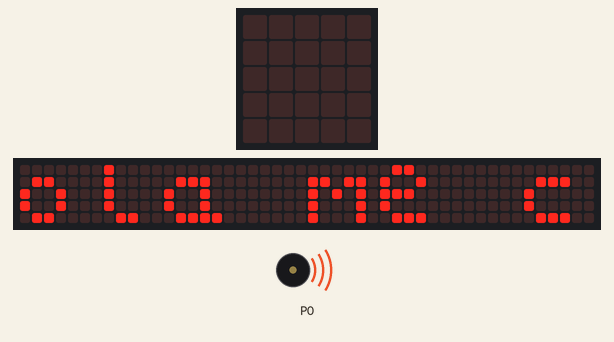
The program below on a simulated BBC micro:bit (MakeCode). Parts: the board's 5×5 LED display, a strip that is not on the board, showing the scrolling text unrolled, buzzer (waves = sounding). The 48×5 strip is a reading aid, not a part: it shows the text the display is scrolling, unrolled, one strip-width of it at a time.

Above: at 3.52 s.
At 17.2 s:
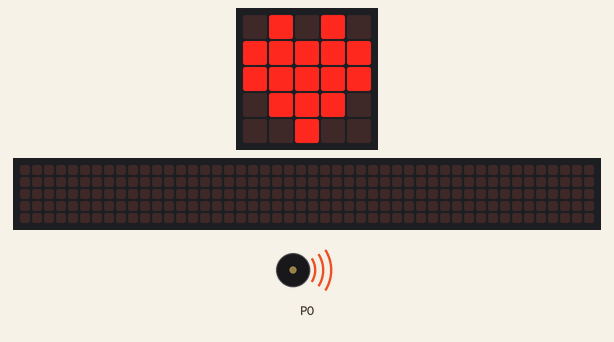
At 17.77 s:
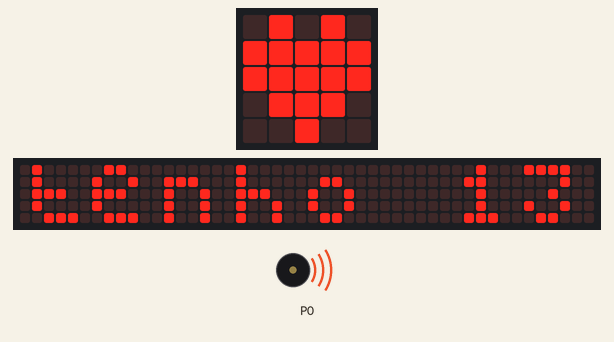
At 22.7 s:
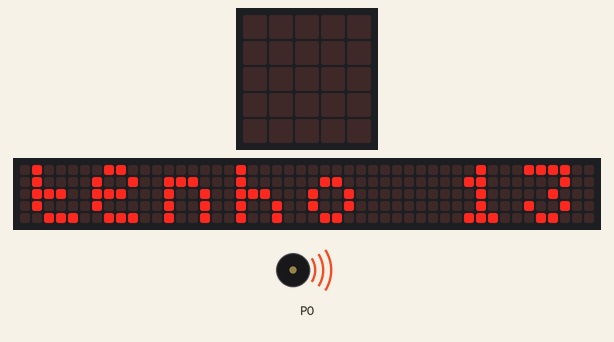
Timing chart, 0 to 40.0 s (numbered marks = the images above):
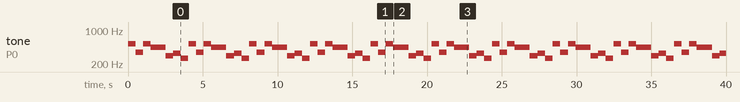

The program:

main.ts
```typescript
basic.forever(function () {
    music.play(music.stringPlayable("C5 F C5 A A D E C ", 120), music.PlaybackMode.UntilDone)
})
basic.forever(function () {
    basic.showString("ola me chamo lucas")
    basic.showIcon(IconNames.Heart)
    basic.showString("tenho 13 anos")
})
```

test.ts
```typescript
// testes vão aqui; isto não será compilado quando este pacote for usado como uma extensão.
```

Measured:
- by itself, tone on P0: repeats every 4.1 s: 349 Hz 0.51 s, 523 Hz 0.51 s, 440 Hz 1.0 s, 294 Hz 0.51 s, 330 Hz 0.51 s, 262 Hz 0.50 s, silent 0.03 s, 523 Hz 0.51 s
- what the display in image 0 shows lasts 0.5 s, from 3.3 s to 3.8 s
- what the display in image 1 shows lasts 0.6 s, from 17.1 s to 17.7 s
